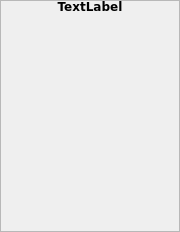
<?xml version="1.0" encoding="UTF-8"?>
<ui version="4.0">
 <class>Imagen</class>
 <widget class="QFrame" name="Imagen">
  <property name="geometry">
   <rect>
    <x>0</x>
    <y>0</y>
    <width>180</width>
    <height>232</height>
   </rect>
  </property>
  <property name="windowTitle">
   <string>Frame</string>
  </property>
  <property name="frameShape">
   <enum>QFrame::StyledPanel</enum>
  </property>
  <property name="frameShadow">
   <enum>QFrame::Raised</enum>
  </property>
  <widget class="QLabel" name="lbl_imagen">
   <property name="geometry">
    <rect>
     <x>0</x>
     <y>12</y>
     <width>180</width>
     <height>180</height>
    </rect>
   </property>
   <property name="text">
    <string/>
   </property>
  </widget>
  <widget class="QLabel" name="lbl_ubicacion">
   <property name="geometry">
    <rect>
     <x>0</x>
     <y>192</y>
     <width>180</width>
     <height>40</height>
    </rect>
   </property>
   <property name="font">
    <font>
     <family>Verdana</family>
     <pointsize>9</pointsize>
    </font>
   </property>
   <property name="text">
    <string/>
   </property>
   <property name="alignment">
    <set>Qt::AlignCenter</set>
   </property>
  </widget>
  <widget class="QLabel" name="lbl_estilo">
   <property name="geometry">
    <rect>
     <x>0</x>
     <y>0</y>
     <width>180</width>
     <height>12</height>
    </rect>
   </property>
   <property name="font">
    <font>
     <family>Verdana</family>
     <pointsize>9</pointsize>
     <weight>75</weight>
     <bold>true</bold>
    </font>
   </property>
   <property name="text">
    <string>TextLabel</string>
   </property>
   <property name="alignment">
    <set>Qt::AlignCenter</set>
   </property>
  </widget>
 </widget>
 <resources/>
 <connections/>
</ui>
